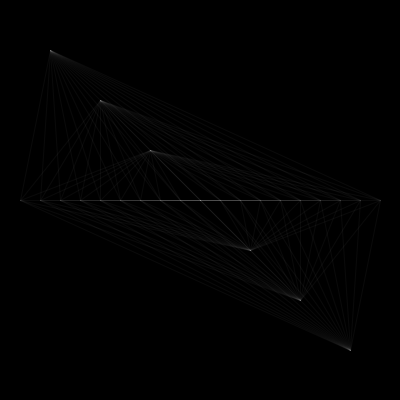
Frame 1 (no input)
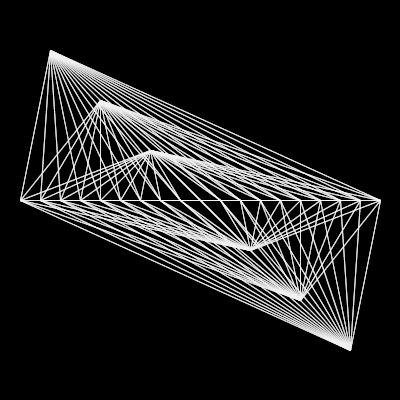
Frame 60 (the mouse pressed at the canvas centre just before this capture)
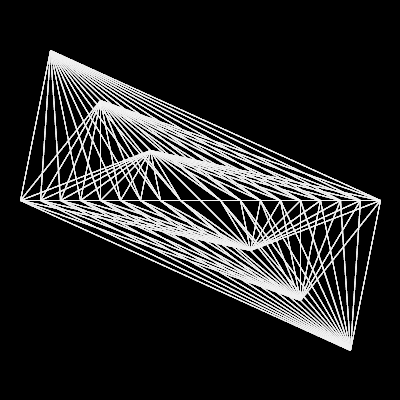
Frame 120 (the mouse held since frame 60 and released just before this capture)

The Processing sketch that drew these frames (run headless with seeded random() and noise(); from frame 60 on, the mouse is pressed at the canvas centre):

// Processing sketch: processing_62134
// ── processing_62134.pde

void setup() {
  size(400, 400);
  smooth();
  noCursor();
  background(0);
}

void draw() {

  for (int i = 50; i < width; i = i + 50) {
    for (int j = 20; j < height; j = j + 20) {
      stroke(255, 10);
      noFill();
      line(i, i, j, 200);

      }
    }
  }
